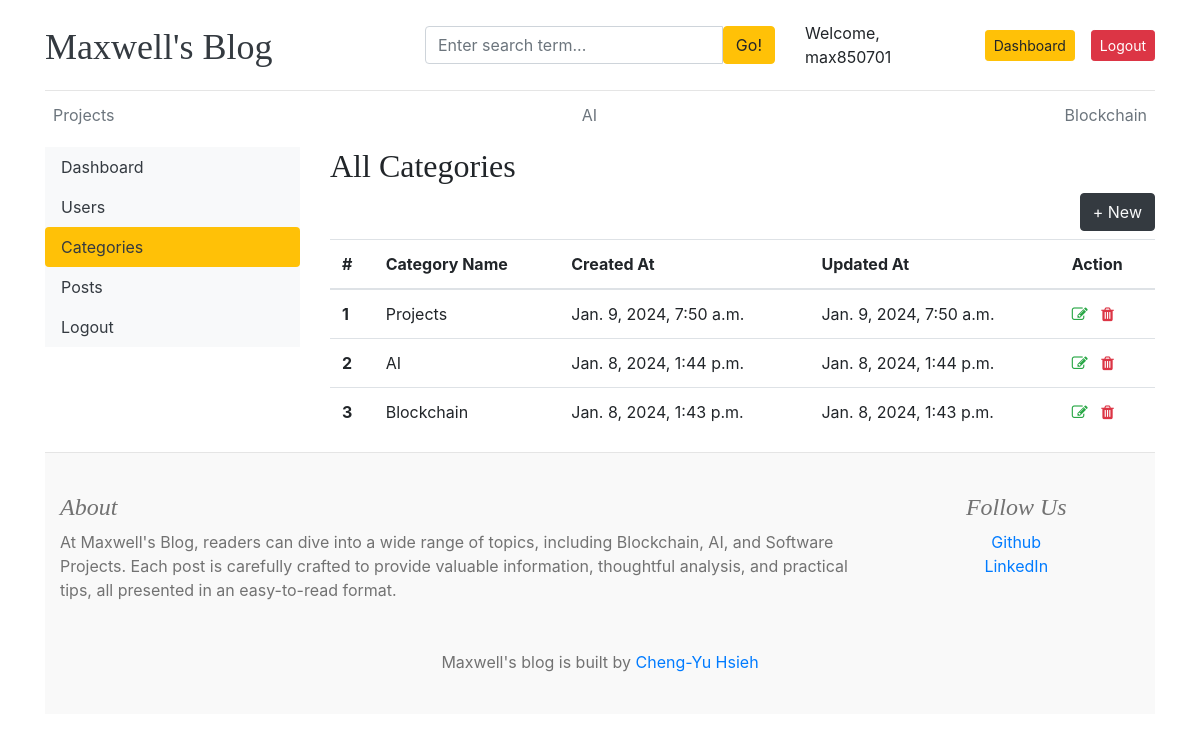
Screenshot of /dashboard/categories/ (signed in) with the database file from the repository.
### blogs/models.py (models this page shows, shortened)
class Category(models.Model):
    category_name = models.CharField(max_length=50, unique=True)
    created_at = models.DateTimeField(auto_now_add=True)
    updated_at = models.DateTimeField(auto_now=True)
    class Meta:
        verbose_name_plural = 'categories'

### marketing/models.py (models this page shows, shortened)
class About(models.Model):
    about_heading = models.CharField(max_length=25)
    about_description = models.TextField(max_length=300)
    created_at = models.DateTimeField(auto_now_add=True)
    updated_at = models.DateTimeField(auto_now=True)
    class Meta:
        verbose_name_plural = "About"

class SocialLink(models.Model):
    platform = models.CharField(max_length=25)
    link = models.URLField(max_length=100)
    created_at = models.DateTimeField(auto_now_add=True)
    updated_at = models.DateTimeField(auto_now=True)

### dashboards/views.py (the view)
# urls.py: path('categories/', views.categories, name="categories"),
@login_required(login_url='login')
def categories(request):
    return render(request, 'dashboard/categories.html')

### blogs/context_processors.py (called while the page is built)
def get_categories(request):
    categories = Category.objects.all().order_by('-updated_at')
    return dict(categories=categories)

def get_social_links(request):
    social_links = SocialLink.objects.all()
    return dict(social_links=social_links)

def get_about(request):
    try:
        about = About.objects.get(pk=1)
        return dict(about=about)
    except:
        return dict(about=None)

### templates/dashboard/categories.html (shortened to what this page needs)
{% extends 'base.html' %}
{% block content %}
<div class="row">
    {% include 'dashboard/sidebar.html' %}
    <div class="col-md-9">
        <h2>All Categories</h2>
        <a href="{% url 'add_category' %}" class="btn btn-dark text-light float-right mb-2">+ New</a>
        <table class="table table-hover">
            <thead>
              <tr>
                <th>#</th>
                <th>Category Name</th>
                <th>Created At</th>
                <th>Updated At</th>
                <th>Action</th>
              </tr>
            </thead>
            <tbody>
            {% for cat in categories %}
              <tr>
                <th>{{ forloop.counter }}</th>
                <td>{{ cat.category_name }}</td>
                <td>{{ cat.created_at }}</td>
                <td>{{ cat.updated_at }}</td>
                <td>
                    <a href="{% url 'edit_category' cat.pk %}" class=""><i class="fa fa-edit text-success"></i></a>
                    <a href="{% url 'delete_category' cat.pk %}" class=""><i class="fa fa-trash text-danger"></i></a>
                </td>
              </tr>
            {% endfor %}
            </tbody>
          </table>
    </div>
</div>
{% endblock %}

### templates/base.html (shortened to what this page needs)
{% load static %}
<!DOCTYPE html>
<html lang="en">
<head>
    <link href="https://getbootstrap.com/docs/4.0/dist/css/bootstrap.min.css" rel="stylesheet">
    <link href="{% static 'css/blog.css' %}" rel="stylesheet">
    <link rel="stylesheet" href="https://cdnjs.cloudflare.com/ajax/libs/font-awesome/4.7.0/css/font-awesome.min.css">
  </head>
<body>
    <div class="container">
      <header class="blog-header py-3">
        <div class="row flex-nowrap justify-content-between align-items-center">
          <div class="col-4 pt-1">
            <a class="blog-header-logo text-dark" href="/">Maxwell's Blog</a>
          </div>
          <div class="col-4">
            <form action="{% url 'search' %}" method="GET">
              <div class="input-group">
                <input class="form-control" type="text" name="keyword" value="{{ keyword }}" placeholder="Enter search term..." aria-label="Enter search term..." aria-describedby="button-search" />
                <button type="submit" class="btn btn-warning" id="button-search" type="button">Go!</button>
              </div>
            </form>
          </div>
          <div class="col-4 d-flex justify-content-end align-items-center">
            {% if not user.is_authenticated %}
            <a class="btn btn-sm btn-warning" href="{% url 'login' %}">Login</a> &nbsp;
            <a class="btn btn-sm btn-outline-secondary" href="{% url 'register' %}">Register</a>
            {% else %}
            <span> Welcome, {{ user.username }} </span>
            <span><a class="btn btn-sm btn-warning" href="{% url 'dashboard' %}">Dashboard</a></span>
            <span><a class="btn btn-sm btn-danger" href="{% url 'logout' %}">Logout</a></span>
            {% endif %}
          </div>
        </div>
      </header>
      <div class="nav-scroller py-1 mb-2">
        <nav class="nav d-flex justify-content-between">
          {% for cat in categories %}
          <a class="p-2 text-muted" href="{% url 'posts_by_category' cat.pk %}">{{ cat.category_name }}</a>
          {% endfor %}
        </nav>
      </div>
{% block content %}
{% endblock %}
<footer class="blog-footer">
  <div class="container">
    <div class="row pb-5">
        <div class="col-md-9 text-left">
            {% include 'about_us.html' %}
        </div>
        <div class="col-md-3">
            {% include 'follow_us.html' %}
        </div>
    </div>
    <div class="row justify-content-center">
      <div class="text-center">
        <p>Maxwell's blog is built by <a href="https://www.linkedin.com/in/maxwell1996/">Cheng-Yu Hsieh</a></p>
      </div>
    </div>
</div>
</footer>
</body>
</html>

### templates/about_us.html
<h4 class="font-italic">{{ about.about_heading }}</h4>
<p class="mb-0">{{ about.about_description }}</p>

### templates/follow_us.html
{% if social_links %}
<h4 class="font-italic">Follow Us</h4>
<ol class="list-unstyled">
  {% for link in social_links %}
  <li><a href="{{ link.link }}" target="_blank">{{ link.platform }}</a></li>
  {% endfor %}
</ol>
{% endif %}

### blog_main/static/css/blog.css (style rules this page uses)
.blog-header { border-bottom: 1px solid #e5e5e5; }
.blog-header-logo { font-family: "Playfair Display", Georgia, "Times New Roman", serif; font-size: 2.25rem; }
h1, h2, h3, h4, h5, h6 { font-family: "Playfair Display", Georgia, "Times New Roman", serif; }
.blog-footer { padding: 2.5rem 0; color: #727272; text-align: center; background-color: #f9f9f9; border-top: .05rem solid #e5e5e5; }
.blog-footer p:last-child { margin-bottom: 0; }

### rows the page displays
Category: category_name "Projects", created_at "Jan. 9, 2024, 7:50 a.m.", updated_at "Jan. 9, 2024, 7:50 a.m."
Category: category_name "AI", created_at "Jan. 8, 2024, 1:44 p.m.", updated_at "Jan. 8, 2024, 1:44 p.m."
Category: category_name "Blockchain", created_at "Jan. 8, 2024, 1:43 p.m.", updated_at "Jan. 8, 2024, 1:43 p.m."
About: about_heading "About", about_description "At Maxwell's Blog, readers can dive into a wide range of topics, including Blockchain, AI, and Software Projects. Each post is carefully crafted to provide valuable information, thoughtful analysis, and practical tips, all presented in an easy-to-read format."
SocialLink: platform "Github"
SocialLink: platform "LinkedIn"

### other values shown
{{ user.username }} "max850701"
